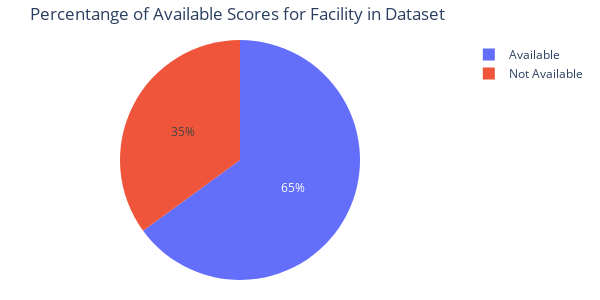

Notebook cell for this chart:
### Markdown cell above
Missing data will be an obstacle for analysis, so we want to check, for certain columns, how much of the data are missing. Typically, ~80% non-missing data is okay for analysis. The 'Scores' column has 35% missing data, which may not pass for the assertions later in the notebook.

### Code cell
labels = ['Available', 'Not Available']
values = [len(medicare_df[medicare_df['Score'] != 'Not Available']), 
          len(medicare_df[medicare_df['Score'] == 'Not Available'])]
fig = go.Figure(
    data=[
        go.Pie(
            labels=labels, values=values
            )], 
            layout=go.Layout(
                title=go.layout.Title(
                    text='Percentange of Available Scores for Facility in Dataset'
                    )))
fig.update_layout(width=600, height=300, margin=dict(l=20, r=20, b=20, t=40))
fig.show()

### Figure 1 — Plotly figure (JSON) as saved in the notebook; plotly's stock layout.template omitted (floating-point values rounded to 4 significant figures)
{"data": [{"labels": ["Available", "Not Available"], "type": "pie", "values": [3061, 1651]}], "layout": {"height": 300, "margin": {"b": 20, "l": 20, "r": 20, "t": 40}, "title": {"text": "Percentange of Available Scores for Facility in Dataset"}, "width": 600}}
